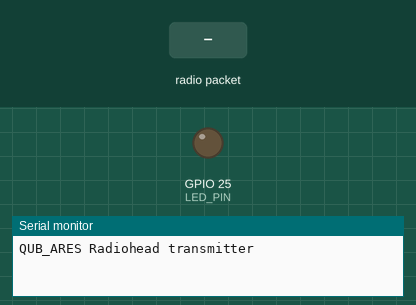
Bench run of a sketch on a simulated ESP32. On the bench: output pins drawn as LEDs (lit = HIGH), the last lines printed to the serial monitor. Inputs (shaded band) come from the test bench. No radio packets arrive unless stated.

Above: at 2.2 s.
2.3 s: radio packet "1" arrives
At 2.42 s:
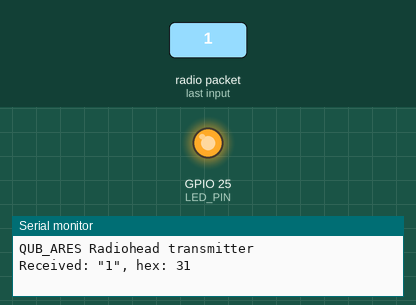
Timing chart, 0 to 5.3 s (numbered marks = the images above; inputs shaded):
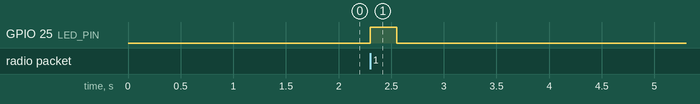

The sketch:

rh_receive.ino
```cpp
// (licence header left out)
#include <RH_ASK.h>
#include <SPI.h> // Not actualy used but needed to compile

#define SPEED 2000
#define LED_PIN 25
#define RX_PIN 21
#define TX_PIN 19
#define PTT_PIN 20
#define PTT_INVERTED false

RH_ASK driver(SPEED, RX_PIN, TX_PIN, PTT_PIN, PTT_INVERTED);

void setup()
{
    Serial.begin(115200);
    delay(1000);

    Serial.println("QUB_ARES Radiohead transmitter");
    pinMode(LED_PIN, OUTPUT);

    if (!driver.init()) Serial.println("Radiohead init failed");
}

void loop()
{
    uint8_t buf[RH_ASK_MAX_MESSAGE_LEN];
    uint8_t buflen = sizeof(buf);

    if (driver.recv(buf, &buflen)) // Non-blocking
    {
        // Message with a good checksum received, dump it.
        digitalWrite(LED_PIN, 1);

        Serial.printf("Received: \"");
        Serial.write(buf, buflen);
        Serial.printf("\", hex: ");
        for (int i = 0; i < buflen; i++) { Serial.printf("%02x ", buf[i]); }
        Serial.println("");

        delay(250);
        digitalWrite(LED_PIN, 0);
    }
}
```

Measured:
- after the input at 2.3 s, GPIO 25 (LED_PIN): LOW → HIGH at once, → LOW 0.25 s later
